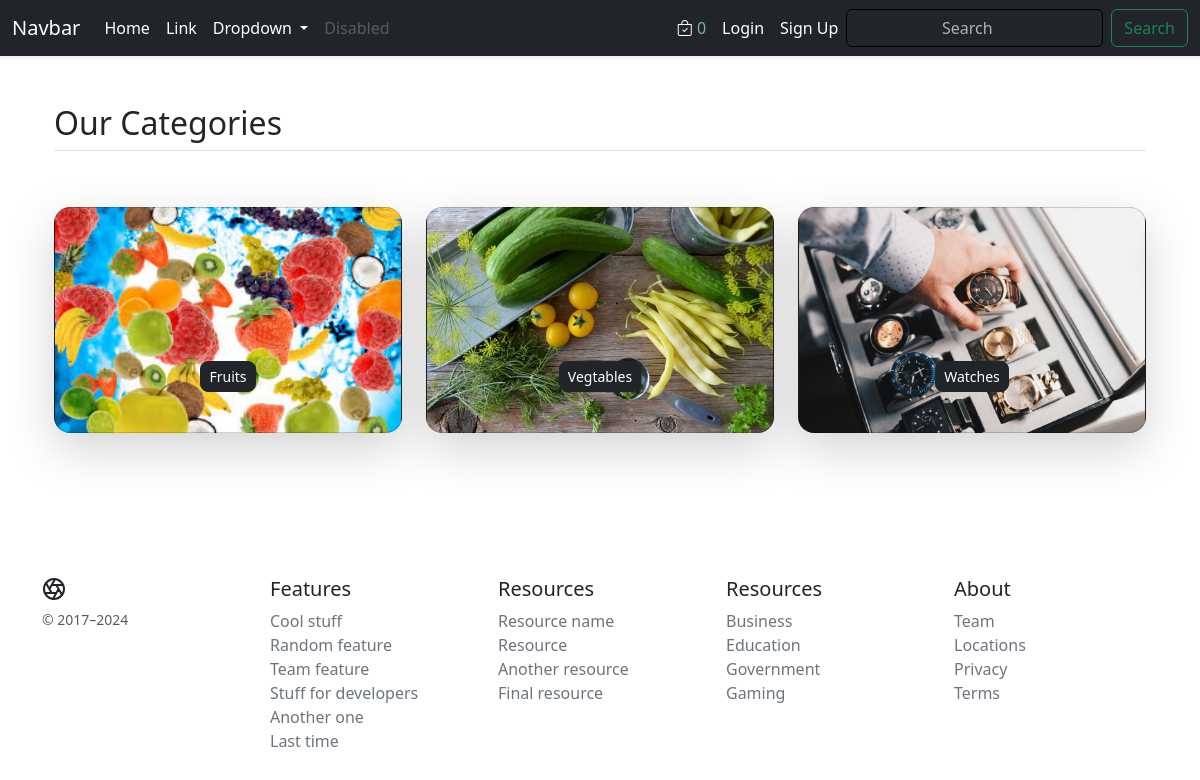
Page /categories/ on the committed database.
### core/models.py (models this page shows, shortened)
class Category(models.Model):
    cid = ShortUUIDField(unique=True, length=10, max_length=20,
                         prefix='cat', alphabet='abcdefgh12345')
    title = models.CharField(max_length=100)
    image = models.ImageField(upload_to='Category', default='category.jpg')
    class Meta:
        verbose_name_plural = "Categories"

### core/views.py (the view)
# urls.py: path('categories/', views.all_categories, name='all-categories'),
def all_categories(request):
    categories = Category.objects.all()
    context = {
        'categories': categories,
    }
    return render(request, 'core/all_categories.html', context)

### core/context_processors.py (called while the page is built)
def default(request):
    categories_context = Category.objects.all()
    vendors_context = Vendor.objects.all()
    try:
        address = Address.objects.get(user=request.user)
    except:
        address = None
    min_max_price = Product.objects.aggregate(Min("price"), Max("price"))
    return {
        'categories_context': categories_context,
        'vendors_context': vendors_context,
        'address_context': address,
        'min_max_price_context': min_max_price,
    }

### Templates/core/all_categories.html (shortened to what this page needs)
{%extends 'core/base.html' %}
{%load static %}
{%block content%}
<div class="container px-4 py-5" id="custom-cards">
    <h2 class="pb-2 border-bottom">Our Categories</h2>
    <div class="row row-cols-1 row-cols-lg-3 align-items-stretch g-4 py-5">
        {% for c in categories %}
        <div class="col">
            <div class="card card-cover h-100 overflow-hidden text-bg-dark rounded-4 shadow-lg"
                style="background-image: url('{{c.image.url}}');background-repeat: no-repeat;background-position: center;background-size: cover;">
                <div class="d-flex flex-column h-100 p-5 pb-3 text-white text-shadow-1">
                    <h3 class="pt-5 mt-5 mb-4 text-center display-6 lh-1 fw-bold text-dark"><a
                            href="{% url 'core:category-details' c.cid %}"
                            class="btn btn-sm rounded-3 btn-dark">{{c.title}}</a></h3>
                </div>
            </div>
        </div>
        {%endfor%}
    </div>
</div>
{%endblock%}

### static/css/styles.css (style rules this page uses)
.card { transition: transform 0.3s, box-shadow 0.3s; border-radius: 15px; }
.btn { transition: color 0.3s; }

### rows in the picture
Category: image (picture), title "Fruits"
Category: image (picture), title "Vegtables"
Category: image (picture), title "Watches"

### other values in the picture
{{ request.session.cart_data_obj|length }} "0"
